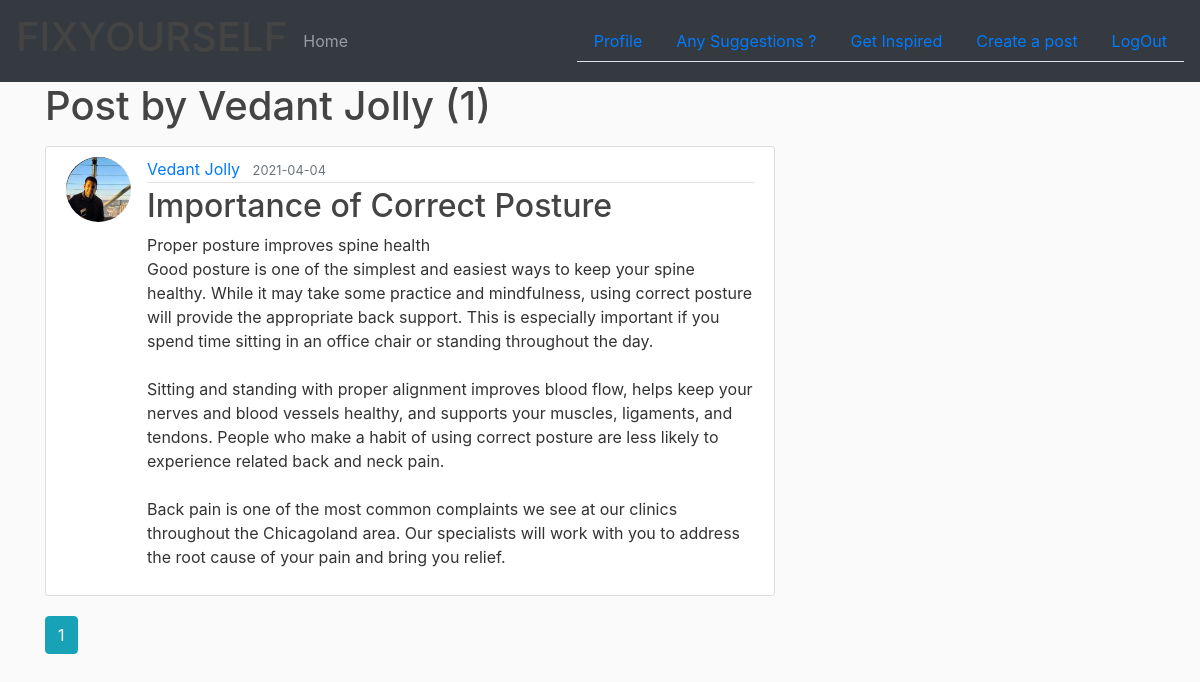
The app's page /user/Vedant Jolly (signed in) with its own data.
### se_hackethon_project/models.py (models this page shows, shortened)
class User(db.Model,UserMixin):
    id = db.Column(db.Integer,primary_key=True)
    name = db.Column(db.String(20),nullable=False)
    email = db.Column(db.String(120),unique=True,nullable=False)
    image_file = db.Column(db.String(20),nullable=False,default = 'default.jpg')
    password = db.Column(db.String(60),nullable=False)
    posts = db.relationship('Post', backref='author', lazy=True)
    feedbacks = db.relationship('Feedback',backref='customer',lazy=True)

class Post(db.Model):
    id = db.Column(db.Integer,primary_key = True)
    title = db.Column(db.String(100),nullable = False)
    date_posted = db.Column(db.DateTime,nullable = False,default = datetime.utcnow)
    content = db.Column(db.Text,nullable=False)
    image_file = db.Column(db.String(20),nullable=False,default = 'default1.jpg')
    user_id = db.Column(db.Integer, db.ForeignKey('user.id'), nullable=False)

### se_hackethon_project/routes.py (the view)
@app.route("/user/<string:username>")
def user_posts(username):
    page = request.args.get('page', 1, type=int)
    user = User.query.filter_by(name=username).first_or_404()
    posts = Post.query.filter_by(author=user).order_by(
        Post.date_posted.desc()).paginate(page=page, per_page=2)
    return render_template('user_posts.html', posts=posts, user=user)

### se_hackethon_project/models.py (called while the page is built)
@login_manager.user_loader
def load_user(user_id):
    return User.query.get(int(user_id))

### se_hackethon_project/templates/user_posts.html
{% extends 'layout.html' %}
{% block content %}
  <h1 class="mb-3">Post by {{ user.name }} ({{posts.total}})</h1>
  {% for post in posts.items %}
      <article class="media content-section">
        <img class="rounded-circle article-img" src="{{ url_for('static',filename = 'profile_pics/' + post.author.image_file) }}">
        <div class="media-body">
          <div class="article-metadata">
            <a class="mr-2" href="{{ url_for('user_posts',username=post.author.name) }}">{{ post.author.name }}</a>
            <small class="text-muted">{{ post.date_posted.strftime("%Y-%m-%d") }}</small>
          </div>
          <h2><a class="article-title" href="{{ url_for('post',post_id = post.id) }}">{{ post.title }}</a></h2>
          <p class="article-content">{{ post.content }}</p>
        </div>
      </article>
  {% endfor %}
  {% for page_num in posts.iter_pages(left_edge=1,right_edge=1,left_current=1,right_current=2) %}
    {% if page_num %}
      {% if posts.page == page_num %}
        <a class="btn btn-info mb-4" href="{{url_for('user_posts',username = user.name,page=page_num)}}">{{page_num}}</a>
      {% else %}
        <a class="btn btn-outline-info mb-4" href="{{url_for('user_posts',username = user.name,page=page_num)}}">{{page_num}}</a>
      {% endif %}
    {% else %}
      ...
    {% endif %}
  {% endfor %}
{% endblock content %}

### se_hackethon_project/static/main.css (style rules this page uses)
body { background: #fafafa; color: #333333; }
h1, h2, h3, h4, h5, h6 { color: #444444; }
.content-section { background: #ffffff; padding: 10px 20px; border: 1px solid #dddddd; border-radius: 3px; margin-bottom: 20px; }
.article-title { color: #444444; }
.article-content { white-space: pre-line; }
.article-img { height: 65px; width: 65px; margin-right: 16px; }
.article-metadata { padding-bottom: 1px; margin-bottom: 4px; border-bottom: 1px solid #e3e3e3 }

### records on screen
User: name "Vedant Jolly"
Post: image_file (picture), author.name "Vedant Jolly", date_posted "2021-04-04", title "Importance of Correct Posture", content "Proper posture improves spine health Good posture is one of the simplest and easiest ways to keep your spine healthy. While it may take some practice and mindfulness, using correct posture will provide the appropriate back support. This is especially important if you spend time sitting in an office chair or standing throughout the day. Sitting and standing with proper alignment improves blood flow, helps keep your nerves and blood vessels healthy, and supports your muscles, ligaments, and tendons. People who make a habit of using correct posture are less likely to experience related back and neck pain. Back pain is one of the most common complaints we see at our clinics throughout the…"

### other values on screen
{{ posts.total }} "1"
{{ page_num }} "1"
